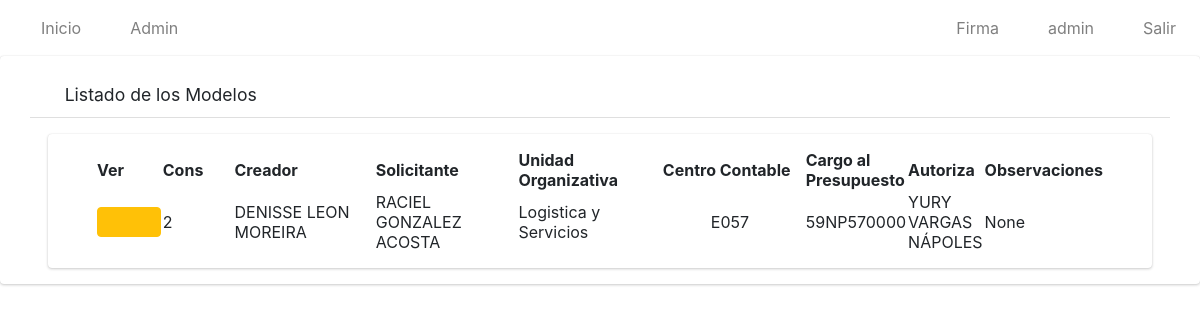
Before: /index/listar/modelos/cancelados/ (signed in) with the older database file.
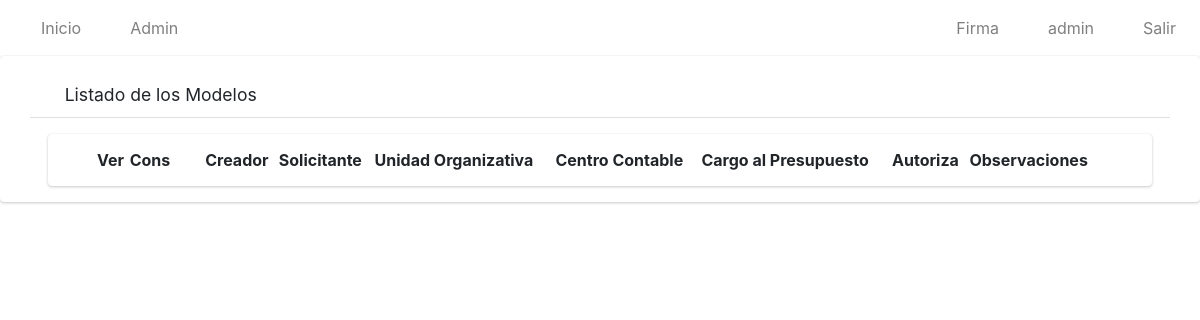
After: the same page with the newer database file.
### app/models.py (models this page shows, shortened)
class Modelo(models.Model):
    nombre=models.CharField(max_length=50)
    solicitante=models.CharField(max_length=50)
    unidad_organizativa=models.CharField(max_length=100)
    c_contable=models.CharField(max_length=4)
    consec=models.IntegerField()
    solicitudes=models.ManyToManyField(Solicitud)
    parleg=models.CharField(max_length=200, blank=True, null=True)
    autoriza=models.CharField(max_length=50)
    cargo_presupuesto=models.CharField(max_length=20)
    observaciones = models.CharField(max_length=500, blank=True, null=True)
    estado=models.CharField(max_length=10)
    cargo_autoriza=models.CharField(max_length=100)
    dependencia_autoriza=models.CharField(max_length=100)
    cargo_solicita=models.CharField(max_length=100)
    area_trabajo_solicita=models.CharField(max_length=100)
    labor=models.CharField(max_length=500, blank=True, null=True)
    fecha=models.DateField(default=date.today())

### app/views.py (the view)
# urls.py: path('listar/modelos/cancelados/', ModeloCancelListView.as_view(), name='listarModCancel'),
class ModeloCancelListView(ListView):
    model = Modelo
    template_name = 'modelos/listarCancelados.html'
    @method_decorator(login_required)
    def dispatch(self, request, *args, **kwargs):
        return super().dispatch(request,*args,** kwargs)
    def get_context_data(self, **kwargs):
        context = super().get_context_data(**kwargs)
        lista_solicitantes=[]
        modelos=Modelo.objects.all()
        pos=0
        context['title'] = "Listado de Solicitudes"
        context['solicitantes'] = lista_solicitantes
        context['object_list'] = Modelo.objects.all().filter(estado="cancel")
        return context

### app/templates/modelos/listarCancelados.html
{% extends 'base.html' %}
{% load static %}
{% block content %}
    <div class=" card card-default">
        <div class="card-header px-3 mb-3 mt-3 container">
            <h3 class="card-title">
            <i class="fas fa-search"></i>
                Listado de los Modelos
            </h3>
            </div>
        <div class="card card-body content-header mx-5 px-5">
            <table id="myTable" class="display" style="width: 100%;">
                <thead>
                    <tr>
                        <th>Ver</th>
                        <th style="width: 2cm">Cons</th>
                        <th>Creador</th>
                        <th>Solicitante</th>
                        <th>Unidad Organizativa</th>
                        <th>Centro Contable</th>
                        <th>Cargo al Presupuesto</th>
                        <th>Autoriza</th>
                        <th>Observaciones</th>
                    </tr>
                </thead>
                <tbody>
                    {% for i in object_list %}
                    <tr>
                        <td style="width: 1cm"><a href="{% url 'solicitudModel' i.id%}" type="button" class="btn btn-warning">
                    <i class="fas fa-eye" style="width: 1cm"></i>
                </a></td>
                        <td style="width: 20px;">{{i.consec}}</td>
                        <td style="width: 150px;">{{i.nombre}}</td>
                        <td style="width: 150px;">{{i.solicitante}}</td>
                        <td style="width: 150px;">{{i.unidad_organizativa}}</td>
                        <td style="width: 150px;"><div class="pl-5">{{i.c_contable}}</div></td>
                        <td>{{i.cargo_presupuesto}}</td>
                        <td>{{i.autoriza}}</td>
                        <td>{{i.observaciones}}</td>
                    </tr>
                    {% endfor %}
                </tbody>
            </table>
        </div>
    </div>
{% endblock %}

Changed rows visible on the page:
removed Modelo: consec "2", nombre "DENISSE LEON MOREIRA", solicitante "RACIEL GONZALEZ ACOSTA", unidad_organizativa "Logistica y Servicios", c_contable "E057", cargo_presupuesto "59NP570000", autoriza "YURY VARGAS NÁPOLES", observaciones "None"
